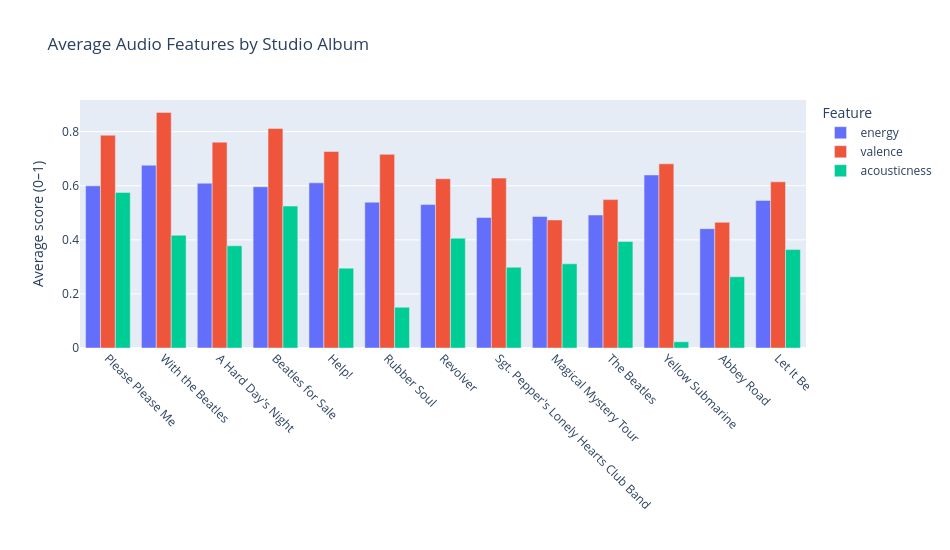

Notebook code for this chart:
### Markdown cell above
### Grouped bar chart: audio features by album

Passing a **list** of columns to `y=` makes one bar per feature; `barmode='group'` places them side by side instead of stacking them. `category_orders` keeps the albums in release order.

### Code cell
album_features = (songs[songs['album'].isin(studio_albums)]
                  .groupby('album')[['energy', 'valence', 'acousticness']].mean()
                  .reset_index())

fig = px.bar(album_features, x='album', y=['energy', 'valence', 'acousticness'],
             barmode='group',
             category_orders={'album': studio_albums},
             title='Average Audio Features by Studio Album',
             labels={'value': 'Average score (0–1)', 'variable': 'Feature', 'album': ''})
fig.update_xaxes(tickangle=45)
fig.update_layout(width=950, height=550)
fig.show()

### Figure 1 — Plotly figure (JSON) as saved in the notebook; plotly's stock layout.template omitted (floating-point values rounded to 4 significant figures)
{"data": [{"alignmentgroup": "True", "hovertemplate": "Feature=energy<br>=%{x}<br>Average score (0–1)=%{y}<extra></extra>", "legendgroup": "energy", "marker": {"color": "#636efa", "pattern": {"shape": ""}}, "name": "energy", "offsetgroup": "energy", "orientation": "v", "showlegend": true, "textposition": "auto", "type": "bar", "x": ["A Hard Day's Night", "Abbey Road", "Beatles for Sale", "Help!", "Let It Be", "Magical Mystery Tour", "Please Please Me", "Revolver", "Rubber Soul", "Sgt. Pepper's Lonely Hearts Club Band", "The Beatles", "With the Beatles", "Yellow Submarine"], "xaxis": "x", "y": [0.6095, 0.4414, 0.5964, 0.6109, 0.5459, 0.4865, 0.5998, 0.5306, 0.5394, 0.4825, 0.4918, 0.6761, 0.64], "yaxis": "y"}, {"alignmentgroup": "True", "hovertemplate": "Feature=valence<br>=%{x}<br>Average score (0–1)=%{y}<extra></extra>", "legendgroup": "valence", "marker": {"color": "#EF553B", "pattern": {"shape": ""}}, "name": "valence", "offsetgroup": "valence", "orientation": "v", "showlegend": true, "textposition": "auto", "type": "bar", "x": ["A Hard Day's Night", "Abbey Road", "Beatles for Sale", "Help!", "Let It Be", "Magical Mystery Tour", "Please Please Me", "Revolver", "Rubber Soul", "Sgt. Pepper's Lonely Hearts Club Band", "The Beatles", "With the Beatles", "Yellow Submarine"], "xaxis": "x", "y": [0.7615, 0.4649, 0.812, 0.7267, 0.6147, 0.4736, 0.7871, 0.6262, 0.7164, 0.6284, 0.5489, 0.8714, 0.6813], "yaxis": "y"}, {"alignmentgroup": "True", "hovertemplate": "Feature=acousticness<br>=%{x}<br>Average score (0–1)=%{y}<extra></extra>", "legendgroup": "acousticness", "marker": {"color": "#00cc96", "pattern": {"shape": ""}}, "name": "acousticness", "offsetgroup": "acousticness", "orientation": "v", "showlegend": true, "textposition": "auto", "type": "bar", "x": ["A Hard Day's Night", "Abbey Road", "Beatles for Sale", "Help!", "Let It Be", "Magical Mystery Tour", "Please Please Me", "Revolver", "Rubber Soul", "Sgt. Pepper's Lonely Hearts Club Band", "The Beatles", "With the Beatles", "Yellow Submarine"], "xaxis": "x", "y": [0.3779, 0.2635, 0.525, 0.2954, 0.364, 0.3113, 0.5755, 0.4061, 0.1508, 0.2988, 0.3939, 0.4171, 0.02307], "yaxis": "y"}], "layout": {"barmode": "group", "height": 550, "legend": {"title": {"text": "Feature"}, "tracegroupgap": 0}, "title": {"text": "Average Audio Features by Studio Album"}, "width": 950, "xaxis": {"anchor": "y", "categoryarray": ["Please Please Me", "With the Beatles", "A Hard Day's Night", "Beatles for Sale", "Help!", "Rubber Soul", "Revolver", "Sgt. Pepper's Lonely Hearts Club Band", "Magical Mystery Tour", "The Beatles", "Yellow Submarine", "Abbey Road", "Let It Be"], "categoryorder": "array", "domain": [0, 1], "tickangle": 45, "title": {"text": ""}}, "yaxis": {"anchor": "x", "domain": [0, 1], "title": {"text": "Average score (0–1)"}}}}
